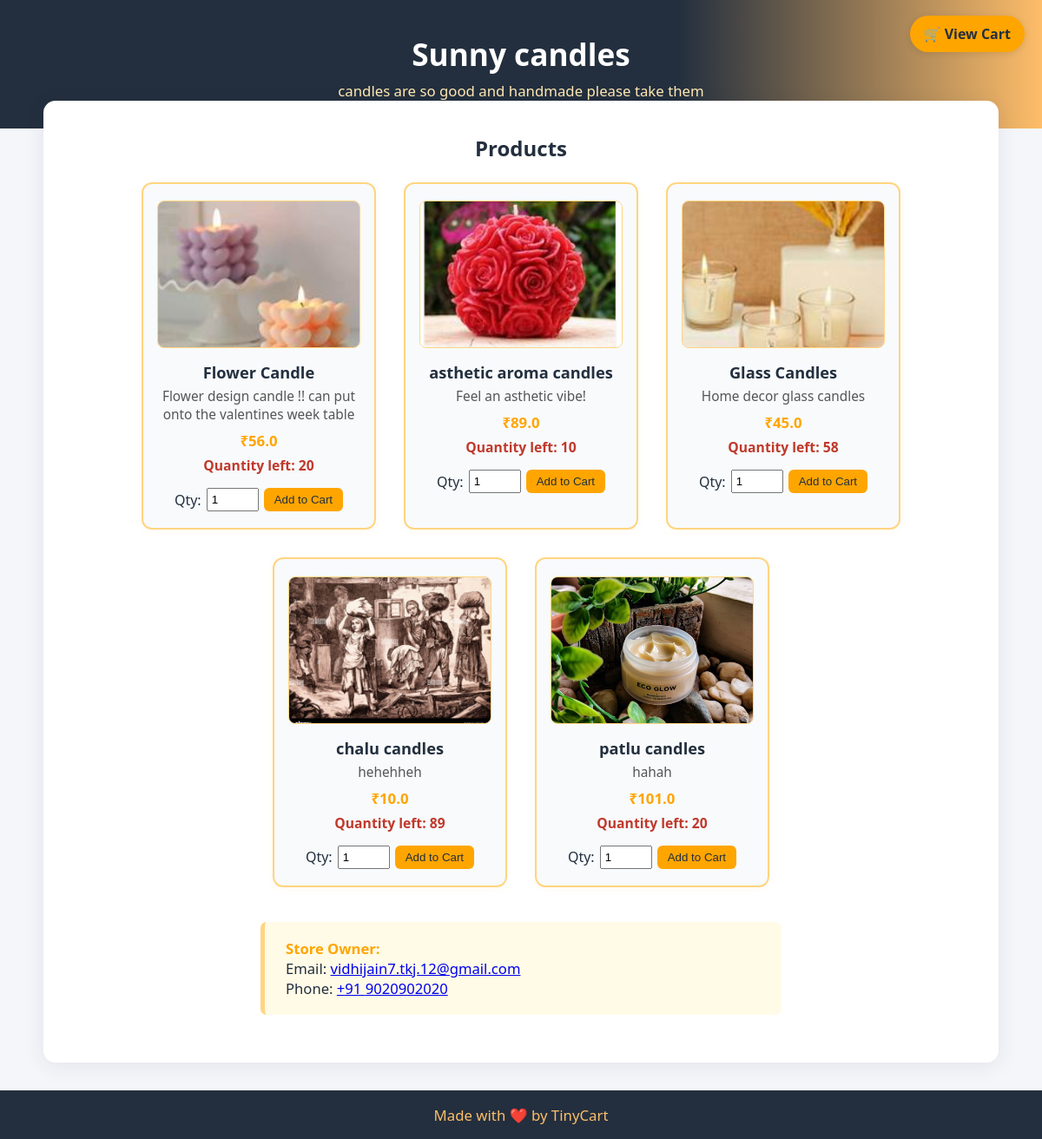
The app's page /store/cf395f4e with its own data.
### tables this page shows
CREATE TABLE stores(
        store_id TEXT, store_name TEXT, store_desc TEXT, email TEXT,
        owner_phone TEXT, owner_pin TEXT, qr_file TEXT,
        p_name TEXT, p_d TEXT, p_p REAL, p_q INTEGER, p_i TEXT);

### main.py (the view)
@app.route("/store/<store_id>", endpoint="view_store")
def view_store(store_id: str):
    cur   = db().cursor()
    rows  = cur.execute(
        "SELECT * FROM stores WHERE store_id=?",
        (store_id,)
    ).fetchall()
    if not rows:
        return "Store not found 🤷‍♂️", 404
    store_name, store_desc = rows[0][1], rows[0][2]
    owner_email, owner_phone = rows[0][3], rows[0][4]
    return render_template(
        "store.html",
        store_name       = store_name,
        store_description= store_desc,
        owner_email      = owner_email,
        owner_phone      = owner_phone,
        products         = rows,        # the full product list
        store_id         = store_id
    )

### main.py (called while the page is built)
def db():
    return sqlite3.connect("tinycart.db", detect_types=sqlite3.PARSE_DECLTYPES)

### templates/store.html (shortened to what this page needs)
<!DOCTYPE html>
<html lang="en">
<head>
</head>
<body>
<a href="{{ url_for('view_cart', store_id=store_id) }}" class="cart-btn">🛒 View Cart</a>
<div class="store-header">
  <h1>{{ store_name }}</h1>
  <p>{{ store_description }}</p>
</div>
<div class="container">
  <h2 style="text-align:center;margin-bottom:1.4rem">Products</h2>
  <div class="products-grid">
    {% for p in products %}
    <div class="product-card">
      {% if p[11] %}
        <img src="{{ url_for('static', filename='images/' ~ p[11]) }}" class="product-img" alt="Product">
      {% else %}
        <div class="product-img">No Image</div>
      {% endif %}
      <h3>{{ p[7] }}</h3>
      <div class="product-desc">{{ p[8] }}</div>
      <div class="product-price">₹{{ p[9] }}</div>
      {% if p[10] > 0 %}
        <div class="product-qty">Quantity left: {{ p[10] }}</div>
        <form action="{{ url_for('add_to_cart') }}" method="POST" class="buy-form">
          <label>Qty:</label>
          <input type="number" name="qty" value="1" min="1" max="{{ p[10] }}" required>
          <button type="submit">Add to Cart</button>
        </form>
      {% else %}
        <div class="product-qty" style="color:#e04c4c">Sold Out</div>
      {% endif %}
    </div>
    {% endfor %}
  </div>
  <div class="owner-contact">
    <strong>Store Owner:</strong><br>
    Email: <a href="mailto:{{ owner_email }}">{{ owner_email }}</a><br>
    Phone: <a href="tel:+91{{ owner_phone }}">+91 {{ owner_phone }}</a>
  </div>
</div>
<div class="tinycart-footer">Made with ❤️ by TinyCart</div>
</body>
</html>

### templates/store.html (style rules this page uses)
* { box-sizing: border-box; margin: 0; padding: 0; }
body { font-family: 'Segoe UI', Arial, sans-serif; background: #f5f6fa; color: #232f3e; min-height: 100vh; }
.store-header { background: linear-gradient(90deg, #232f3e 65%, #febd69 100%); color: #fff; padding: 2.4rem 1rem 2rem; text-align: center; }
.store-header h1 { font-size: 2.2rem; font-weight: 700; margin-bottom: .4rem; }
.store-header p { font-size: 1.05rem; color: #ffe8b3; }
.cart-btn { position: fixed; top: 18px; right: 20px; background: #ffa500; color: #232f3e; padding: 10px 16px; border-radius: 30px; text-decoration: none; font-weight: 600; box-shadow: 0 2px 8px rgba(0,0,0,.1); transition: .2s; }
.container { max-width: 1100px; margin: -2rem auto 2rem; background: #fff; border-radius: 14px; box-shadow: 0 4px 24px rgba(35,47,62,.09); padding: 2.4rem 2rem; }
.products-grid { display: flex; flex-wrap: wrap; gap: 32px; justify-content: center; margin-bottom: 2.5rem; }
.product-card { background: #f8fafc; border: 2px solid #ffd580; border-radius: 12px; box-shadow: 0 2px 9px rgba(255,186,58,.07); width: 270px; padding: 1.2rem 1rem; display: flex; flex-direction: column; align-items: center; transition: .25s; }
.product-img { width: 100%; height: 170px; object-fit: cover; border-radius: 8px; margin-bottom: 1rem; background: #fffbe7; border: 1px solid #ffd580; display: flex; align-items: center; justify-content: center; font-size: .95rem; color: #888; }
.product-card h3 { font-size: 1.14rem; margin-bottom: .35rem; text-align: center; }
.product-desc { color: #555; font-size: .96rem; margin-bottom: .5rem; text-align: center; }
.product-price { color: #ffa500; font-weight: 700; font-size: 1.05rem; margin-bottom: .35rem; }
.product-qty { color: #c0392b; font-size: .98rem; font-weight: 600; margin-bottom: .35rem; }
.buy-form { margin-top: .6rem; display: flex; gap: 6px; align-items: center; }
.buy-form input[type=number] { width: 60px; padding: 4px; }
.buy-form button { padding: 6px 12px; background: #ffa500; color: #232f3e; border: none; border-radius: 6px; cursor: pointer; transition: .2s; }
.owner-contact { background: #fffbe7; border-left: 5px solid #ffd580; border-radius: 7px; padding: 1.2rem 1.5rem; margin: 2rem auto 1rem; font-size: 1.04rem; max-width: 600px; }
.owner-contact strong { color: #ffa500; }
.tinycart-footer { text-align: center; padding: 1.05rem 0; background: #232f3e; color: #febd69; font-size: 1.05rem; margin-top: 2rem; }

### records on screen
stores: store_name "Sunny candles", store_desc "candles are so good and handmade please take them", p_i (picture), p_name "Flower Candle", p_d "Flower design candle !! can put onto the valentines week table", p_p "56.0", p_q "20", email "vidhijain7.tkj.12@gmail.com", owner_phone "9020902020"
stores: p_i (picture), p_name "asthetic aroma candles", p_d "Feel an asthetic vibe!", p_p "89.0", p_q "10"
stores: p_i (picture), p_name "Glass Candles", p_d "Home decor glass candles", p_p "45.0", p_q "58"
stores: p_i (picture), p_name "chalu candles", p_d "hehehheh", p_p "10.0", p_q "89"
stores: p_i (picture), p_name "patlu candles", p_d "hahah", p_p "101.0", p_q "20"
